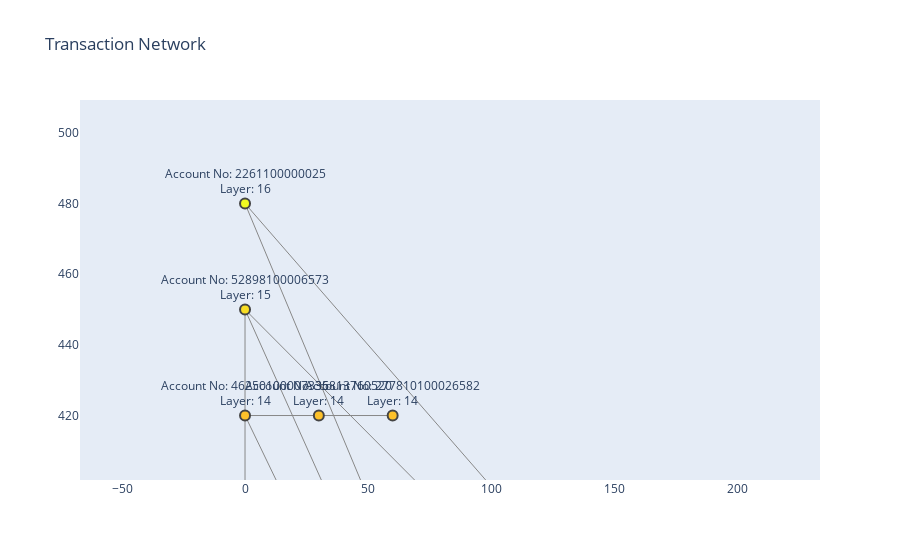

The notebook cell this image was saved under:
### Code cell
import plotly.graph_objects as go
import networkx as nx

# Assuming df contains your data
layers = df.groupby('layer')

# Create a new NetworkX graph
G = nx.DiGraph()  # Use a directed graph to show transaction flow

# Dictionary to store positions for nodes
positions = {}
layer_gap = 30  # To separate the layers vertically
x_offset = 30   # Offset between nodes in the same layer

# Iterate over each layer and add nodes to the graph
for layer_num, layer_data in layers:
    # Get distinct account numbers
    distinct_accounts = layer_data['from_account_no'].unique()
    
    # Add nodes for each account number in this layer
    for i, account_no in enumerate(distinct_accounts):
        node_id = f'Layer{layer_num}_Node{account_no}'
        G.add_node(node_id, account_no=account_no, layer=layer_num)
        
        # Set the position of the node
        positions[node_id] = (i * x_offset, layer_num * layer_gap)

# Now add edges (connections) between nodes
for idx, row in df.iterrows():
    from_account_no = row['from_account_no']
    to_account_no = row['to_account_no']
    utr_number = row['utr_number']
    amount = row['amount']  # Assuming 'amount' is a column in your DataFrame
    
    # Create node IDs for both the from and to accounts
    from_node_id = None
    to_node_id = None
    
    # Find the layer and corresponding node ids for both accounts
    for layer_num, layer_data in layers:
        if from_account_no in layer_data['from_account_no'].values:
            from_node_id = f'Layer{layer_num}_Node{from_account_no}'
        if to_account_no in layer_data['from_account_no'].values:
            to_node_id = f'Layer{layer_num}_Node{to_account_no}'
    
    # If both nodes exist, create an edge between them
    if from_node_id and to_node_id:
        G.add_edge(from_node_id, to_node_id, utr_number=utr_number, amount=amount,
                   from_account_no=from_account_no, to_account_no=to_account_no)

# Create Plotly traces for the graph visualization
edge_trace = go.Scatter(
    x=[], y=[],  # Initialize x and y for edges
    line=dict(width=1, color='#888'),
    hoverinfo='none', mode='lines')  # Disable hoverinfo for edges

node_trace = go.Scatter(
    x=[], y=[], text=[], mode='markers+text',
    hoverinfo='text', textposition='top center',
    marker=dict(
        showscale=False,
        color=[],
        size=10,
        line_width=2))

# Add nodes to the Plotly trace
for node in G.nodes():
    x, y = positions[node]
    node_trace['x'] += (x,)
    node_trace['y'] += (y,)
    # Display node text in line by line
    node_trace['text'] += (f"Account No: {G.nodes[node]['account_no']}<br>Layer: {G.nodes[node]['layer']}",)
    node_trace['marker']['color'] += (G.nodes[node]['layer'],)

# Add edges to the Plotly trace
for edge in G.edges(data=True):
    x0, y0 = positions[edge[0]]
    x1, y1 = positions[edge[1]]
    
    # Add edge information for hover (if needed, you can include this)
    edge_trace['x'] += (x0, x1, None)
    edge_trace['y'] += (y0, y1, None)

# Create the Plotly layout
layout = go.Layout(
    showlegend=False,
    hovermode='closest',
    xaxis=dict(showgrid=False, zeroline=False),
    yaxis=dict(showgrid=False, zeroline=False),
    height=1000,
    title='Transaction Network'
)

# Create the final figure
fig = go.Figure(data=[edge_trace, node_trace], layout=layout)

# Show the plot
fig.show()

### Figure 1 — Plotly figure (JSON) as saved in the notebook; plotly's stock layout.template omitted (floating-point values rounded to 4 significant figures; data arrays with more than 128 entries replaced by an {"elided": "..."} marker saying what was removed)
{"data": [{"hoverinfo": "none", "line": {"color": "#888", "width": 1}, "mode": "lines", "type": "scatter", "x": {"elided": "795 int values"}, "y": {"elided": "795 int values"}}, {"hoverinfo": "text", "marker": {"color": {"elided": "197 int values"}, "line": {"width": 2}, "showscale": false, "size": 10}, "mode": "markers+text", "text": {"elided": "197 str values"}, "textposition": "top center", "type": "scatter", "x": {"elided": "197 int values"}, "y": {"elided": "197 int values"}}], "layout": {"autosize": true, "hovermode": "closest", "showlegend": false, "title": {"text": "Transaction Network"}, "xaxis": {"autorange": false, "range": [-67.07, 233.7], "showgrid": false, "type": "linear", "zeroline": false}, "yaxis": {"autorange": false, "range": [401.8, 509.3], "showgrid": false, "type": "linear", "zeroline": false}}}
